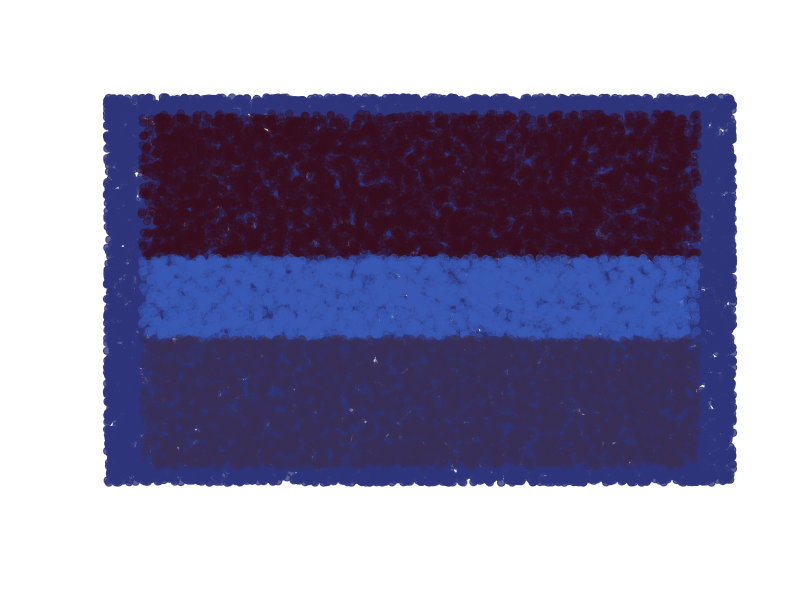
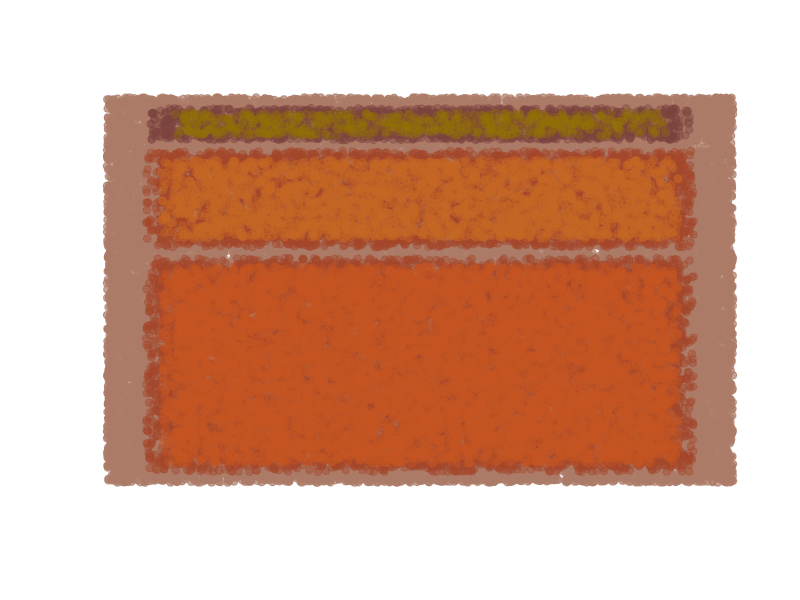
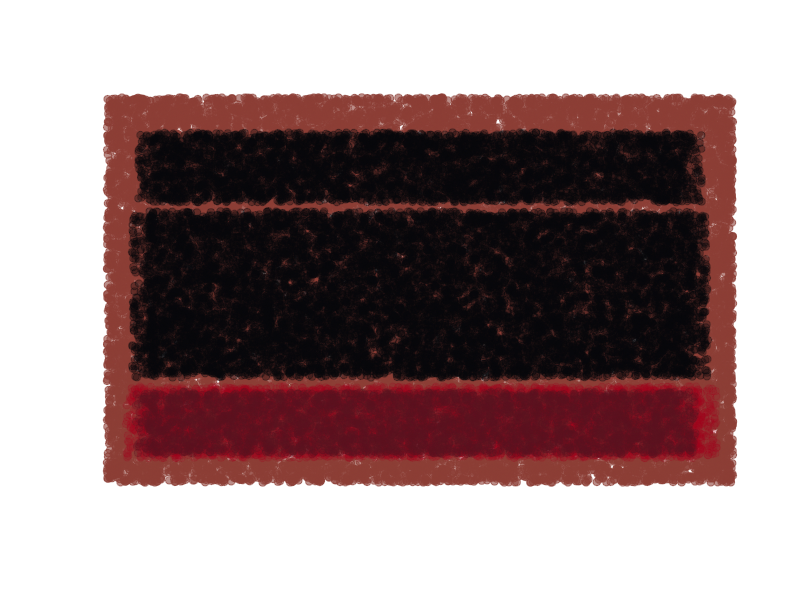

Reproduce these figures in R, in order.
# Pointillism meets Rothko


# center around zero
# cut width in halves, on both sides of the zero lines
# cut height in halves, on both sides
# make samplenum-th samples on width
# make samplenum-th samples on height
# pair up the widths and heights to form an xy-coordinate for the dots
# somehow, gradually reduce the borderly dots


rothkodistribution <- function(width, height, dotsperunit, smoothborder=F){

	# generate num of samples
	samplenum <- width * height * dotsperunit

	# cut width in halves, center on zero, 
	# then generate samples
	xwidth <- width/2
	x <- runif(samplenum, min=-xwidth, max=xwidth)

	# cut height in halves, center on zero,
	# then generate samples
	yheight <- height/2
	y <- runif(samplenum, min=-yheight, max=yheight)


	if(smoothborder==T){

		# manual way to subset min-max 5-percentile
		# to create "smoothing" at border

		xwidth95 <- xwidth*0.05
		x95 <- subset(x, x < (-xwidth+xwidth95) | x > (xwidth-xwidth95))
		xToRemove <- sample(x95, round(samplenum*0.05*0.5))
		x <- x[!x %in% xToRemove]

		yheight95 <- yheight*0.05
		y95 <- subset(y, y < (-yheight+yheight95) | y > (yheight-yheight95))
		yToRemove <- sample(y95, round(samplenum*0.05*0.5))
		y <- y[!y %in% yToRemove]
	}

	coordinates <- as.data.frame(cbind(x,y))

	return(coordinates)
}




# to plot
# put in x1, x2, y1, y2
# 	find the x- and y- centers
#	create a rothkodistribution that uses x- and y-centers




# background
rothkoplot1 <- function(x1, x2, y1, y2, dotsperunit, smoothborder=F, r=0, g=0, b=0, a=255){

	xwidth = max(x1, x2) - min(x1, x2)
	ywidth = max(y1, y2) - min(y1, y2)

	xcenter = (xwidth / 2) + min(x1, x2)
	ycenter = (ywidth / 2) + min(y1, y2)

	dots <- rothkodistribution(xwidth, ywidth, dotsperunit, smoothborder)	
	dots$x <- dots$x + xcenter
	dots$y <- dots$y + ycenter
	plot(dots$x, dots$y, axes=F, ann=F, pch=19, 
		col = rgb(red = r, green = g, blue = b, alpha = a, maxColorValue=255))
	
}


# on top
rothkoplot2 <- function(x1, x2, y1, y2, dotsperunit, smoothborder=F, r=0, g=0, b=0, a=255){

	xwidth = max(x1, x2) - min(x1, x2)
	ywidth = max(y1, y2) - min(y1, y2)

	xcenter = (xwidth / 2) + min(x1, x2)
	ycenter = (ywidth / 2) + min(y1, y2)

	dots <- rothkodistribution(xwidth, ywidth, dotsperunit, smoothborder)	
	dots$x <- dots$x + xcenter
	dots$y <- dots$y + ycenter
	points(dots$x, dots$y, pch=19, 
			col = rgb(red = r, green = g, blue = b, alpha = a, maxColorValue=255))
}






############
# Examples #
############

dir.create("examples")

# no 61 rust and blue
# https://en.wikipedia.org/wiki/No._61_(Rust_and_Blue)
png(file="examples/rust-and-blue.png", width=450, height=600)
rothkoplot1(0, 9, 0, 12, dotsperunit=250, r=46, g=53, b=123, a=200)
rothkoplot2(0.5, 8.5, 7, 11.5, smoothborder=T, dotsperunit=180, r=55, g=13, b=28, a=100)
rothkoplot2(0.5, 8.5, 4.5, 7, smoothborder=T, dotsperunit=180, r=57, g=90, b=182, a=100)
rothkoplot2(0.5, 8.5, 0.5, 4.5, smoothborder=T, dotsperunit=150, r=58, g=48, b=84, a=100)
dev.off()



# orange, red, yellow
# https://en.wikipedia.org/wiki/Orange,_Red,_Yellow
png(file="examples/orange-red-yellow.png", width=400, height=450)
rothkoplot1(0, 8, 0, 9, dotsperunit=450, r=171, g=123, b=104, a=180)

rothkoplot2(0.55, 7.45, 8, 8.75, smoothborder=T, dotsperunit=350, r=124, g=67, b=62, a=100)
rothkoplot2(0.85, 7.15, 8.1, 8.65, smoothborder=T, dotsperunit=200, r=148, g=113, b=6, a=75)

rothkoplot2(0.5, 7.5, 5.5, 7.75, smoothborder=T, dotsperunit=300, r=164, g=71, b=42, a=100)
rothkoplot2(0.7, 7.3, 5.7, 7.55, smoothborder=T, dotsperunit=240, r=196, g=103, b=37, a=100)

rothkoplot2(0.5, 7.5, 0.25, 5.25, smoothborder=T, dotsperunit=300, r=164, g=71, b=42, a=100)
rothkoplot2(0.7, 7.3, 0.45, 5.05, smoothborder=T, dotsperunit=300, r=198, g=86, b=35, a=100)
dev.off()



# black in deep red
# https://en.wikipedia.org/wiki/Black_in_Deep_Red
png(file="examples/black-in-deep-red.png", width=400, height=550)
rothkoplot1(0, 5, 0, 11, dotsperunit=500, r=140, g=62, b=53, a=150)

rothkoplot2(0.25, 4.75, 8, 10, smoothborder=T, dotsperunit=600, r=7, g=8, b=10, a=80)
rothkoplot2(0.2, 4.8, 3, 7.75, smoothborder=T, dotsperunit=600, r=7, g=8, b=10, a=80)

rothkoplot2(0.15, 4.87, 0.7, 2.75, smoothborder=T, dotsperunit=600, r=160, g=3, b=28, a=40)
rothkoplot2(0.23, 4.70, 0.8, 2.6, smoothborder=T, dotsperunit=600, r=89, g=17, b=30, a=60)
dev.off()


